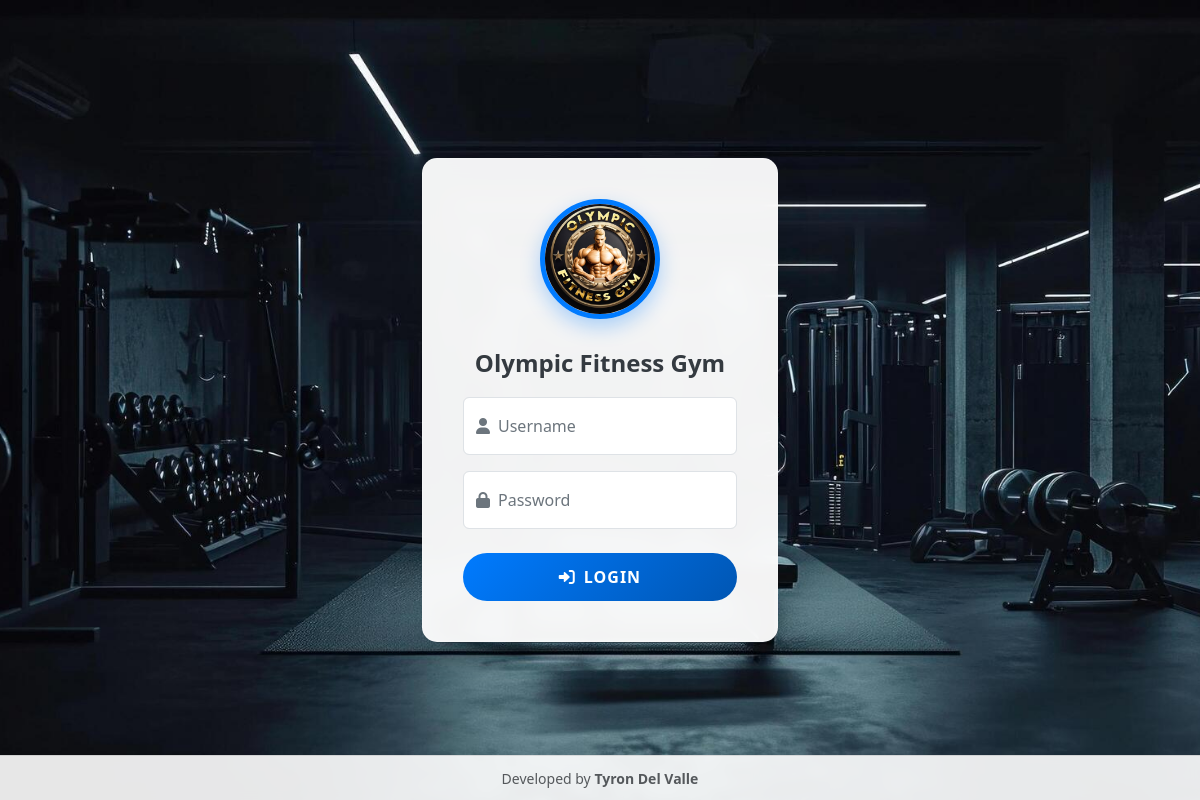
The page / on the database its author committed.
### tables this page shows
CREATE TABLE `gym_settings` (
  `id` int(11) NOT NULL AUTO_INCREMENT,
  `gym_name` varchar(255) NOT NULL DEFAULT 'Gym Management System',
  `logo_path` varchar(255) NOT NULL DEFAULT 'gym logo.jpg',
  `background_path` varchar(255) NOT NULL DEFAULT 'gym background.jpg',
  `updated_at` timestamp NOT NULL DEFAULT current_timestamp() ON UPDATE current_timestamp(),
  `sidebar_theme` varchar(50) NOT NULL DEFAULT 'primary',
  `student_discount_enabled` tinyint(1) DEFAULT 1,
  `per_session_fee` decimal(10,2) DEFAULT 50.00,
  `half_month_fee` decimal(10,2) DEFAULT 300.00,
  `one_month_fee` decimal(10,2) DEFAULT 500.00,
  `two_months_fee` decimal(10,2) DEFAULT 900.00,
  `three_months_fee` decimal(10,2) DEFAULT 1300.00,
  `four_months_fee` decimal(10,2) DEFAULT 1700.00,
  `five_months_fee` decimal(10,2) DEFAULT 2100.00,
  `six_months_fee` decimal(10,2) DEFAULT 2500.00,
  `seven_months_fee` decimal(10,2) DEFAULT 2900.00,
  `eight_months_fee` decimal(10,2) DEFAULT 3300.00,
  `nine_months_fee` decimal(10,2) DEFAULT 3700.00,
  `ten_months_fee` decimal(10,2) DEFAULT 4100.00,
  `eleven_months_fee` decimal(10,2) DEFAULT 4500.00,
  `one_year_fee` decimal(10,2) DEFAULT 5000.00,
  `two_years_fee` decimal(10,2) DEFAULT 9000.00,
  `three_years_fee` decimal(10,2) DEFAULT 13000.00,
  PRIMARY KEY (`id`)
);

### index.php (the view, shortened to what this page needs)
<?php
include "config/db.php";
$settings = $conn->query("SELECT * FROM gym_settings WHERE id = 1")->fetch_assoc();
?>
<!DOCTYPE html>
<html lang="en">
<head>
    <link href="https://cdn.jsdelivr.net/npm/bootstrap@5.3.0/dist/css/bootstrap.min.css" rel="stylesheet">
    <link href="https://cdnjs.cloudflare.com/ajax/libs/font-awesome/6.0.0/css/all.min.css" rel="stylesheet">
</head>
<body>
    <div class="container">
        <div class="row justify-content-center">
            <div class="col-md-6 col-lg-4">
                <div class="login-container">
                    <div class="logo-container">
                        <img src="<?php echo htmlspecialchars($settings['logo_path']); ?>" alt="Gym Logo" class="logo">
                    </div>
                    <h2 class="title"><?php echo htmlspecialchars($settings['gym_name']); ?></h2>
                    <form method="POST">
                        <div class="form-floating mb-3">
                            <input type="text" class="form-control" id="username" name="username" placeholder="Username" required>
                            <label for="username"><i class="fas fa-user me-2"></i>Username</label>
                        </div>
                        <div class="form-floating mb-4">
                            <input type="password" class="form-control" id="password" name="password" placeholder="Password" required>
                            <label for="password"><i class="fas fa-lock me-2"></i>Password</label>
                        </div>
                        <div class="d-grid">
                            <button class="btn btn-primary btn-login" name="login" type="submit">
                                <i class="fas fa-sign-in-alt me-2"></i>Login
                            </button>
                        </div>
                    </form>
                </div>
            </div>
        </div>
    </div>
    <div class="footer">
        <small class="text-muted">Developed by <strong>Tyron Del Valle</strong></small>
    </div>
</body>
</html>

### rows shown on the page
gym_settings: logo_path (picture), gym_name "Olympic Fitness Gym"
